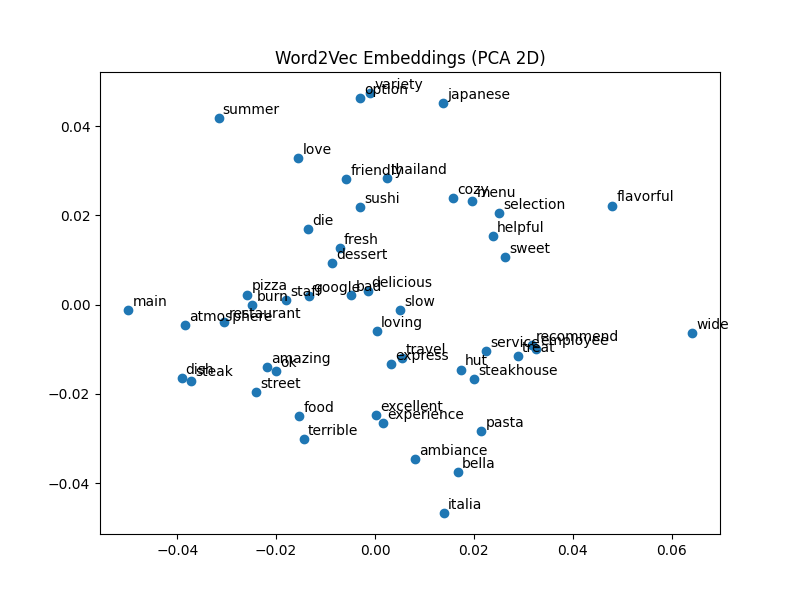

This figure's Python source:
import matplotlib.pyplot as plt
from sklearn.decomposition import PCA
from gensim.models import Word2Vec

# 1) Import df depuis ex1.py (il contient la colonne Clean_Review)
from ex1 import df

# ================================
# Step 1: Train Word2Vec
# ================================
# Use the tokenized cleaned reviews
sentences = df["Clean_Review"].tolist()

# Train Word2Vec model
w2v = Word2Vec(
    sentences=sentences,   # tokenized sentences
    vector_size=50,        # size of word embeddings
    window=3,              # context window
    min_count=1,           # keep all words
    workers=4,             # number of CPU cores
    sg=1,                  # skip-gram (better for small data)
    epochs=200,            # training epochs
    seed=42
)

print(f"Vocabulary size: {len(w2v.wv.key_to_index)}")
print(f"Vector dimension: {w2v.wv.vector_size}")

# ================================
# Step 2: Plot embeddings
# ================================
def plot_word_embeddings(model, top_n=50):
    """
    Reduce word embeddings to 2D with PCA and plot them with labels.
    """
    words = list(model.wv.key_to_index.keys())[:top_n]
    vectors = [model.wv[w] for w in words]

    # Reduce dimensions (vector_size -> 2D)
    pca = PCA(n_components=2, random_state=42)
    coords = pca.fit_transform(vectors)

    # Scatter plot
    plt.figure(figsize=(8, 6))
    plt.scatter(coords[:, 0], coords[:, 1])

    # Annotate words
    for (x, y), word in zip(coords, words):
        plt.annotate(word, (x, y), xytext=(3, 3), textcoords="offset points")

    plt.title("Word2Vec Embeddings (PCA 2D)")
    plt.show()

# Call the plotting function
plot_word_embeddings(w2v)


# ==============================================================================
# I trained a Word2Vec model (Skip-gram, 50 dimensions, window size 3, 200 epochs) on the preprocessed reviews.
# Then, I applied PCA to reduce the embeddings to 2D for visualization.
# The scatter plot shows that semantically related words (e.g., pizza – restaurant – staff, or delicious – dessert) are located close to each other.
# This indicates that Word2Vec successfully captured some of the semantic relationships between words in the dataset.
